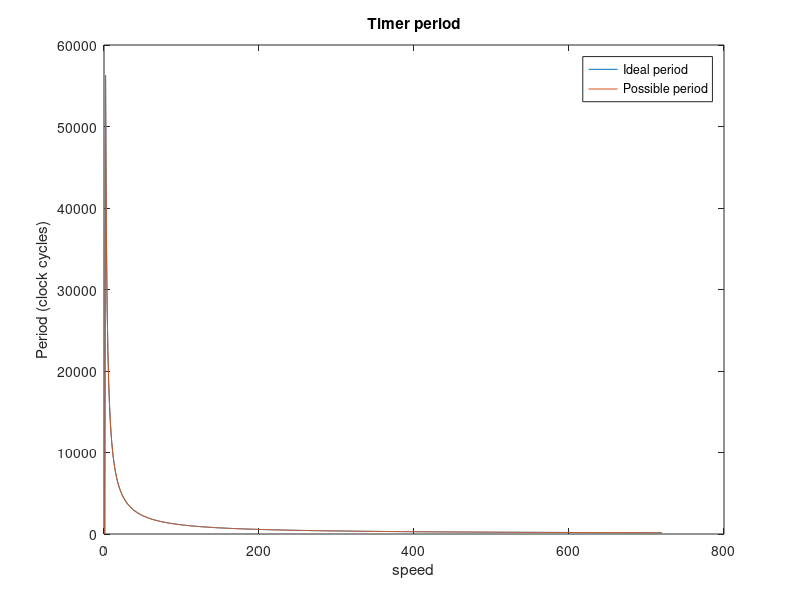
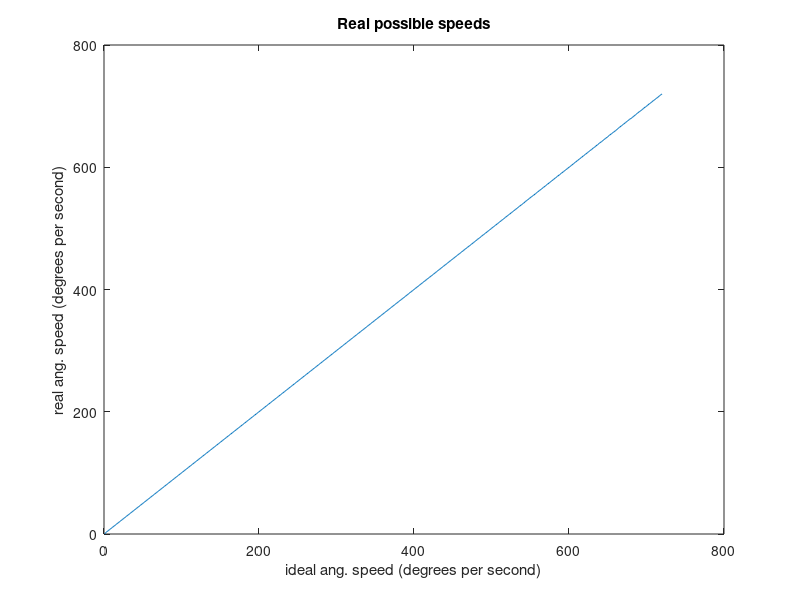
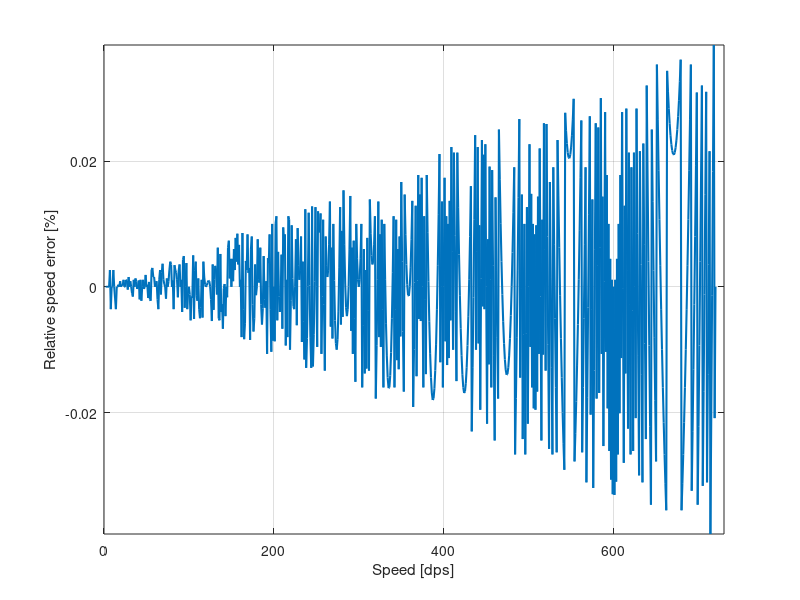

Recreate these plots in MATLAB, in order.
close all; clear all;
DEFAULT_MS = 16;
FS_REVOLUTION = 200;
ideal_period = 0;
F_CPU = 16E6;
for speed = 2:720
    ideal_period(speed) = ((1E6*360)/(speed*DEFAULT_MS*FS_REVOLUTION)); %this is in microseconds
end
ideal_cycles = (F_CPU / 2000000) .* ideal_period;     %divide by 2 because the actual interruption just count at rising clock edge

real_cycles = ideal_cycles;
for i=1:15  %up to 15 degrees per second we must prescaler the timer by 8;
  real_cycles(i) = ideal_cycles(i)/8;
end
real_cycles = uint16(round(real_cycles)); %we will keep only the int part -> TRANSFER THIS TO THE PROGRAM

%calculating the real speed that will be apply to the motors
real_period = double(real_cycles)/(F_CPU / 2000000);
for i=1:15  %up to 15 degrees per second we must prescaler the timer by 8;
  real_period(i) = real_period(i)*8;
end

real_speed = ((1E6*360)./(double(real_period)*DEFAULT_MS*FS_REVOLUTION)); %this is in microseconds
real_speed(1) = 0;
ideal_speed = 1:720; ideal_speed(1) = 0;
% plot(cycles); hold on; plot(cycles_scaler);
figure(1);
plot(ideal_period); hold on; plot(real_period); 
title('Timer period');
legend('Ideal period','Possible period');xlabel('speed'); ylabel('Period (clock cycles)');
figure(2);
plot(real_speed); title('Real possible speeds'); 
xlabel('ideal ang. speed (degrees per second)');
ylabel('real ang. speed (degrees per second)');
figure(3)
%the error over the ideal speed
plot((real_speed-ideal_speed)./ideal_speed*100,'LineWidth',1.5); grid on
xlabel('Speed [dps]');ylabel('Relative speed error [%]')
axis([0 730 -inf inf]); 
